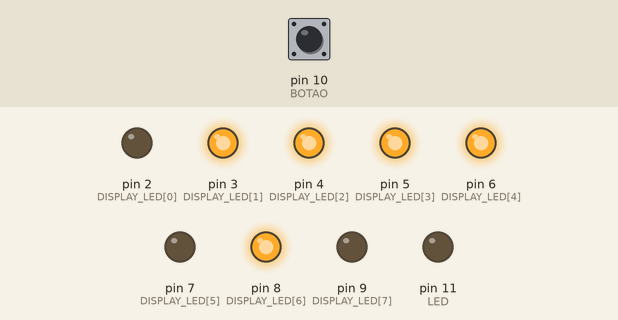
Recording of a sketch running on a simulated Arduino Uno, built with avr-gcc and run on an emulated ATmega328P. Parts: output pins drawn as LEDs (lit = HIGH). Inputs (shaded band) come from the test bench; at power-on: pin 10 (BOTAO) HIGH.

Above: at 1.2 s.
1.3 s: pin 10 (BOTAO) pulled LOW for 0.15 s
At 1.37 s:
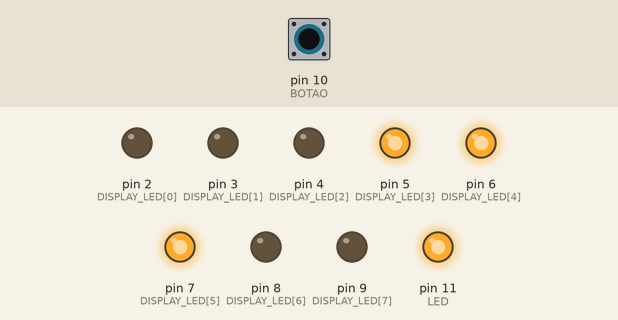
2.9 s: pin 10 (BOTAO) pulled LOW for 3.2 s
At 7.1 s:
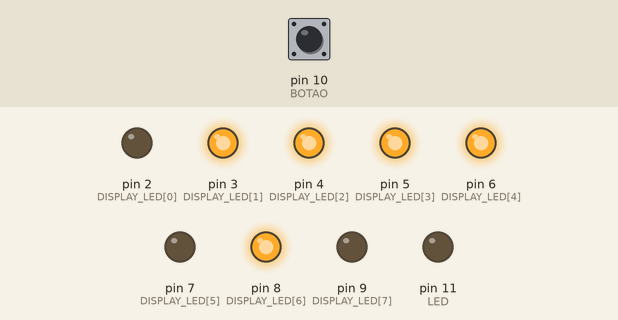
Timing chart, 0 to 8.6 s (numbered marks = the images above; inputs shaded):
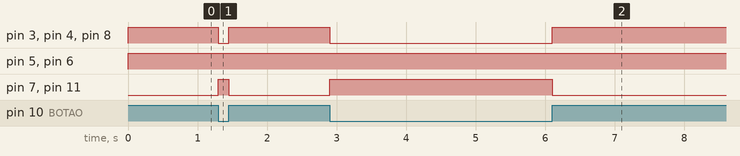

Measured:
- after the input at 1.3 s, pin 3 (DISPLAY_LED[1]), pin 4 (DISPLAY_LED[2]), pin 8 (DISPLAY_LED[6]): HIGH → LOW at once, → HIGH 0.15 s later; pin 7 (DISPLAY_LED[5]), pin 11 (LED): LOW → HIGH at once, → LOW 0.15 s later
- after the input at 2.9 s, pin 3 (DISPLAY_LED[1]), pin 4 (DISPLAY_LED[2]), pin 8 (DISPLAY_LED[6]): HIGH → LOW at once, → HIGH 3.2 s later; pin 7 (DISPLAY_LED[5]), pin 11 (LED): LOW → HIGH at once, → LOW 3.2 s later

The sketch:

sketch_jan05a.ino
```cpp
int DISPLAY_LED[] = {2, 3, 4, 5, 6, 7, 8, 9};
int BOTAO = 10;
int LED = 11;

int CARACTERE_d[] = {0, 1, 1, 1, 1, 0, 1, 0};
int CARACTERE_H[] = {0, 1, 1, 0, 1, 1, 1, 0};
int CARACTERE_I[] = {0, 1, 1, 0, 0, 0, 0, 0};
int CARACTERE_L[] = {0, 0, 0, 1, 1, 1, 0, 0};
int CARACTERE_O[] = {0, 0, 1, 1, 1, 0, 1, 0};
int CARACTERE_t[] = {0, 0, 0, 1, 1, 1, 1, 0};

void printCaractereDisplay(int* caractere)
{
  for (int i = 0; i < 8; i++)
  {
    digitalWrite(DISPLAY_LED[i], caractere[i]);
  }
}

void setup() {
  for (int i = 0; i < 8; i++)
  {
    pinMode(DISPLAY_LED[i], OUTPUT);
  }
  pinMode(BOTAO, INPUT_PULLUP);
  pinMode(LED, OUTPUT);
  Serial.begin(9600);
}

void loop() {
  if (digitalRead(BOTAO) == LOW)
  {
    printCaractereDisplay(CARACTERE_L);
    digitalWrite(LED, HIGH);
  }
  else
  {
    printCaractereDisplay(CARACTERE_d);
    digitalWrite(LED, LOW);
  }
}
```
